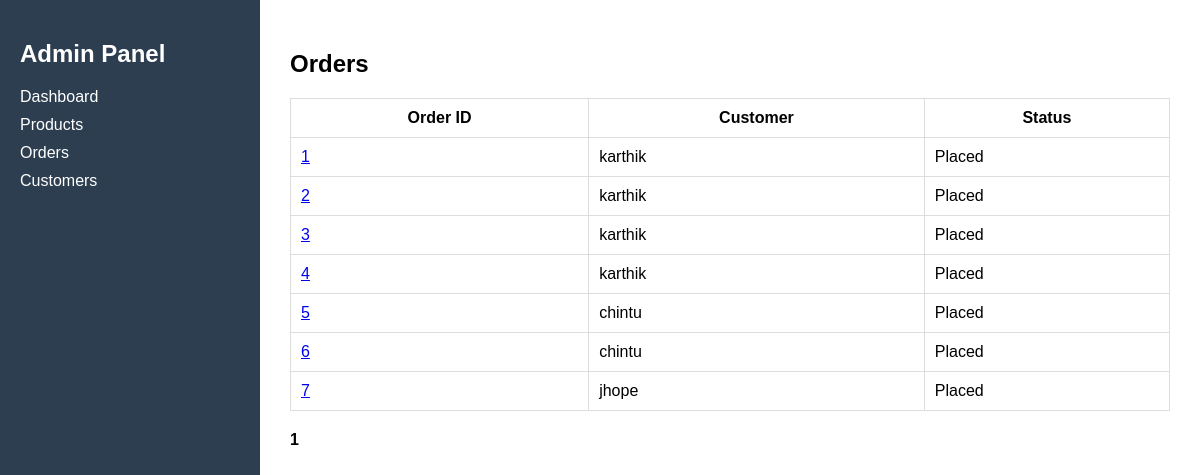
The app's page /admin-orders/, older data.
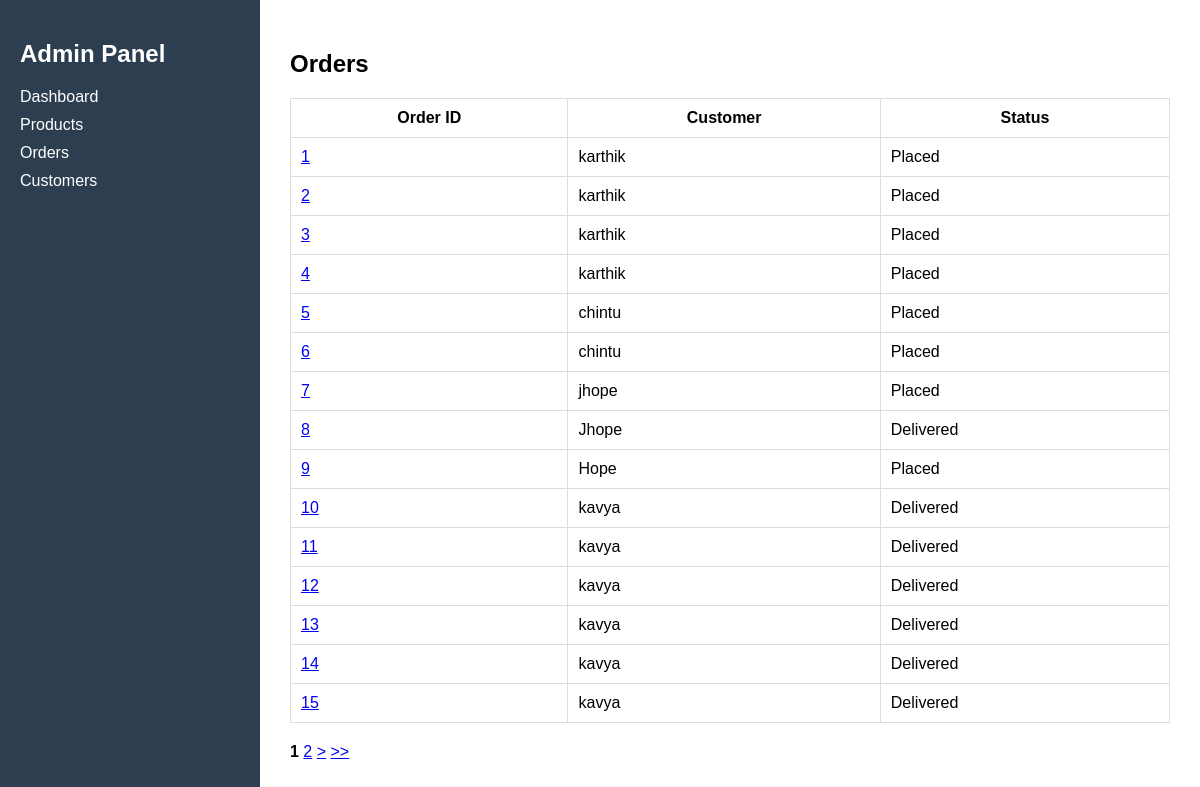
The same page, newer data.
### category/models.py (models this page shows, shortened)
class Order(models.Model):
    STATUS_CHOICES = (
        ('Placed', 'Placed'),
        ('Shipped', 'Shipped'),
        ('Delivered', 'Delivered'),
        ('Cancelled', 'Cancelled'),
    )
    PAYMENT_CHOICES = (
        ('COD', 'Cash On Delivery'),
        ('CARD', 'Card Payment'),
        ('UPI', 'UPI Payment'),
    )
    PAYMENT_STATUS = (
        ('Pending', 'Pending'),
        ('Paid', 'Paid'),
        ('Failed', 'Failed'),
    )
    user = models.ForeignKey(User, on_delete=models.CASCADE)
    total_amount = models.DecimalField(max_digits=10, decimal_places=2)
    discount_amount = models.DecimalField(max_digits=10, decimal_places=2, default=0)
    status = models.CharField(
        max_length=20,
        choices=STATUS_CHOICES,
        default='Placed'
    )
    payment_method = models.CharField(
        max_length=10,
        choices=PAYMENT_CHOICES,
        default='COD'
    )
    payment_status = models.CharField(
        max_length=10,
        choices=PAYMENT_STATUS,
        default='Pending'
    )
    created_at = models.DateTimeField(auto_now_add=True)
    estimated_delivery = models.DateTimeField(null=True, blank=True)
    delivered_at = models.DateTimeField(null=True, blank=True)
    stock_reduced = models.BooleanField(default=False)

### category/views.py (the view)
# urls.py: path("admin-orders/", views.admin_orders, name="admin_orders"),
def admin_orders(request):
    orders = Order.objects.order_by("id")
    paginator = Paginator(orders,15)
    page_number = request.GET.get("page")
    orders = paginator.get_page(page_number)
    return render(request,"admindashboard/orders.html",{
        "orders":orders,
    })

### category/templates/admindashboard/orders.html (shortened to what this page needs)
{% extends "admindashboard/base.html" %}
{% block content %}
<h2>Orders</h2>
<table>
<tr>
<th>Order ID</th>
<th>Customer</th>
<th>Status</th>
</tr>
{% for order in orders %}
<tr>
<td>
<a href="{% url 'admin_order_detail' order.id %}">
{{order.id}}
</a>
</td>
<td>{{order.user}}</td>
<td>{{order.status}}</td>
</tr>
{% endfor %}
</table>
<div style="margin-top:20px;">
{% for i in orders.paginator.page_range %}
{% if orders.number == i %} <strong>{{ i }}</strong>
{% else %} <a href="?page={{ i }}">{{ i }}</a>
{% endif %}
{% endfor %}
{% if orders.has_next %} <a href="?page={{ orders.next_page_number }}">></a> <a href="?page={{ orders.paginator.num_pages }}">>></a>
{% endif %}
</div>
{% endblock %}

Row changes from the older to the newer data that the page shows:
added Order: id "8", user "Jhope", status "Delivered"
added Order: id "9", user "Hope", status "Placed"
added Order: id "10", user "kavya", status "Delivered"
added Order: id "11", user "kavya", status "Delivered"
added Order: id "12", user "kavya", status "Delivered"
added Order: id "13", user "kavya", status "Delivered"
added Order: id "14", user "kavya", status "Delivered"
added Order: id "15", user "kavya", status "Delivered"
Text that changed along with them:
new list line: "2"
